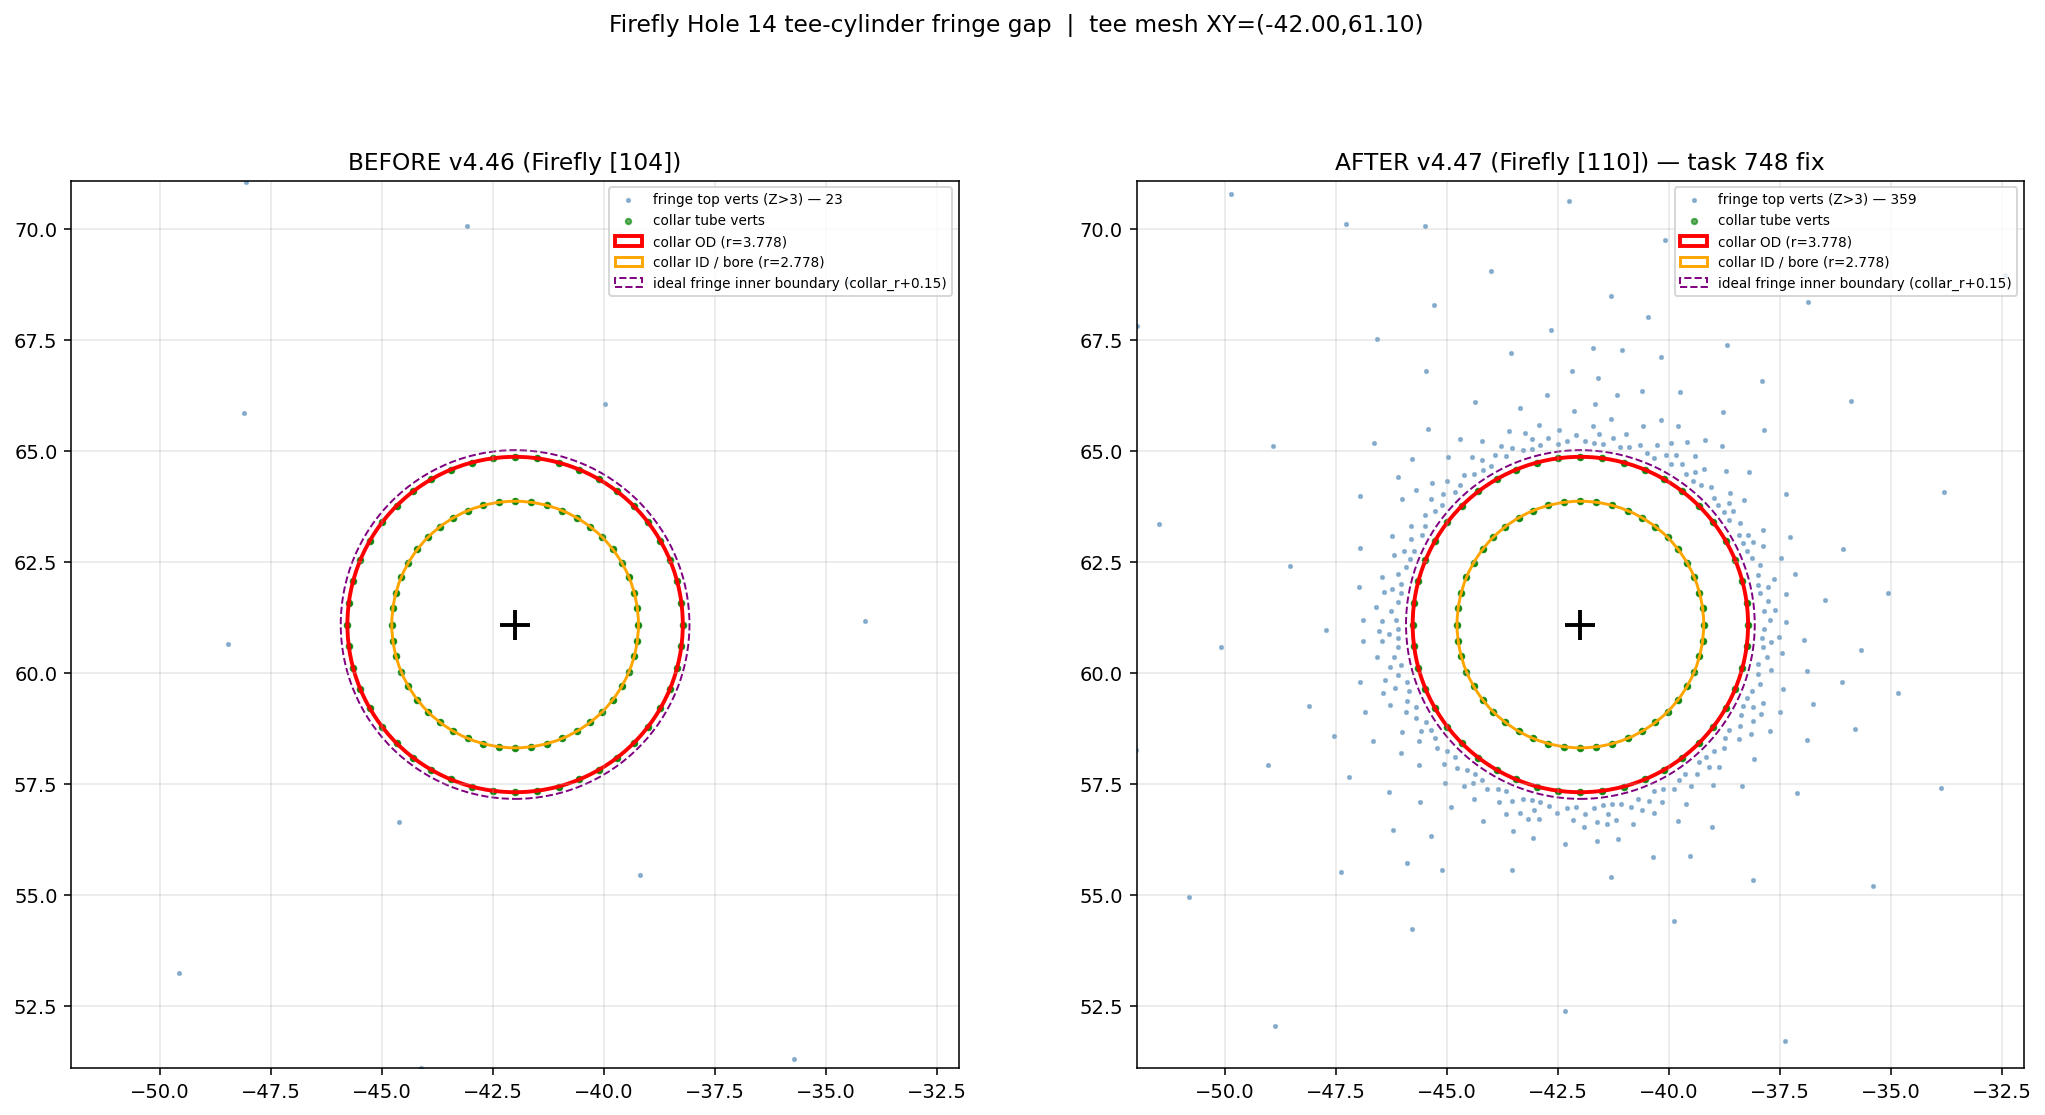

The script that saved this image:
"""Before/after diagnostic:
- Plot fringe main-body top-surface verts (Z>3) near tee position
- Plot collar tube cross-section
- Overlay collar OD/ID for reference
"""
import sys, os
import numpy as np
import matplotlib.pyplot as plt
from matplotlib.patches import Circle
import trimesh

APP_DIR = "/Volumes/GIT/CLAUDE/SHARED_WORK_FOLDER/app"
sys.path.insert(0, APP_DIR)
from gradient_surface_diagnostic import (
    load_egm, PRINT_SIZE_MM, FRINGE_XY_EXPANSION_MM,
    TEE_HOLE_COLLAR_OD_MM, TEE_HOLE_DIAMETER_MM,
)


def scene_nodes(scene):
    nodes = {}
    for n in scene.graph.nodes:
        try:
            _tf, g = scene.graph[n]
        except Exception:
            continue
        if g is not None and g in scene.geometry:
            nodes[n] = scene.geometry[g]
    return nodes


BEFORE = "/Volumes/GIT/CLAUDE/SHARED_WORK_FOLDER/ItWentIn/GolfCourses/Firefly/3MFs/Firefly (Hole 14) [104].3mf"
AFTER = "/Volumes/GIT/CLAUDE/SHARED_WORK_FOLDER/ItWentIn/GolfCourses/Firefly/3MFs/Firefly (Hole 14) [110].3mf"

egm_path = "/Volumes/GIT/CLAUDE/SHARED_WORK_FOLDER/ItWentIn/GolfCourses/Firefly/EGMs/Firefly (Hole 14).egm"
egm, _img, _gpx = load_egm(egm_path)
tee = egm["tee_hole"]
half = PRINT_SIZE_MM/2 + FRINGE_XY_EXPANSION_MM/2
cx = -half + float(tee["x_mm"])
cy = +half - float(tee["y_mm"])

fig, axes = plt.subplots(1, 2, figsize=(18, 9))

for ax, three_mf, title in zip(axes, [BEFORE, AFTER], ["BEFORE v4.46 (Firefly [104])", "AFTER v4.47 (Firefly [110]) — task 748 fix"]):
    sc = trimesh.load(three_mf, force="scene")
    nodes = scene_nodes(sc)
    fringe = next(v for k, v in nodes.items() if "fringe" in k.lower())
    comps = fringe.split(only_watertight=False)
    main = max(comps, key=lambda c: len(c.faces))
    collar = min(comps, key=lambda c: len(c.faces))
    V = main.vertices
    dxy = np.hypot(V[:, 0] - cx, V[:, 1] - cy)
    # Top-surface verts within 15 mm of tee
    near_top = (dxy < 15) & (V[:, 2] > 3.0)
    xy = V[near_top, :2]
    ax.scatter(xy[:, 0], xy[:, 1], s=3, c='steelblue', alpha=0.5, label=f'fringe top verts (Z>3) — {near_top.sum()}')

    # Collar tube verts
    Vc = collar.vertices
    ax.scatter(Vc[:, 0], Vc[:, 1], s=8, c='green', alpha=0.6, label=f'collar tube verts')

    # Collar OD / ID
    ax.add_patch(Circle((cx, cy), TEE_HOLE_COLLAR_OD_MM/2, fill=False, edgecolor='red', linewidth=2, label=f'collar OD (r={TEE_HOLE_COLLAR_OD_MM/2:.3f})'))
    ax.add_patch(Circle((cx, cy), TEE_HOLE_DIAMETER_MM/2, fill=False, edgecolor='orange', linewidth=1.5, label=f'collar ID / bore (r={TEE_HOLE_DIAMETER_MM/2:.3f})'))
    # Ideal fringe boundary (collar_r + 0.15 guard)
    ax.add_patch(Circle((cx, cy), TEE_HOLE_COLLAR_OD_MM/2 + 0.15, fill=False, edgecolor='purple', linewidth=1, ls='--', label='ideal fringe inner boundary (collar_r+0.15)'))
    ax.plot(cx, cy, 'k+', markersize=15, mew=2)
    ax.set_aspect('equal')
    ax.set_xlim(cx-10, cx+10)
    ax.set_ylim(cy-10, cy+10)
    ax.grid(True, alpha=0.3)
    ax.set_title(title)
    ax.legend(loc='upper right', fontsize=7)

fig.suptitle(f"Firefly Hole 14 tee-cylinder fringe gap  |  tee mesh XY=({cx:.2f},{cy:.2f})", fontsize=12)
out = "/Volumes/GIT/CLAUDE/SHARED_WORK_FOLDER/scratch/task_topo_tee_gap/before_after.png"
plt.savefig(out, dpi=140, bbox_inches='tight')
print(f"saved {out}")
